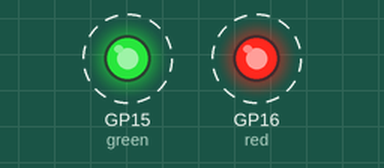
Simulated run of this program. Board: Raspberry Pi Pico running MicroPython. On the bench: output pins drawn as LEDs (lit = HIGH). Dashed ring = blinking. Threads take turns every 2 ms. At 20.0 s the program stops and its outputs stay as they are.

Above: at 0.2 s.
Timing chart, 0 to 4.6 s (numbered marks = the images above):
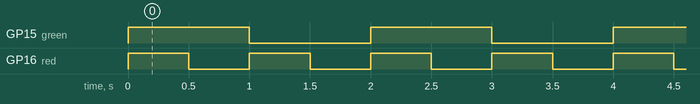

Measured:
- by itself, GP15 (green): alternates HIGH for 1.0 s and LOW for 1.0 s, 20 changes in all, then stays LOW
- by itself, GP16 (red): alternates HIGH for 0.50 s and LOW for 0.50 s, 10 changes in all, then stays LOW

The program:

14_1-thread.py
```python
from machine import Pin
import utime
import _thread

red   = Pin(16, Pin.OUT)
green = Pin(15, Pin.OUT)

def core0_thread(t):
    for i in range(t):
        red.toggle()
        utime.sleep(0.5)

def core1_thread(t):
    for i in range(t):
        green.toggle()
        utime.sleep(1)

_thread.start_new_thread(core1_thread, (20,))
core0_thread(10)
```
